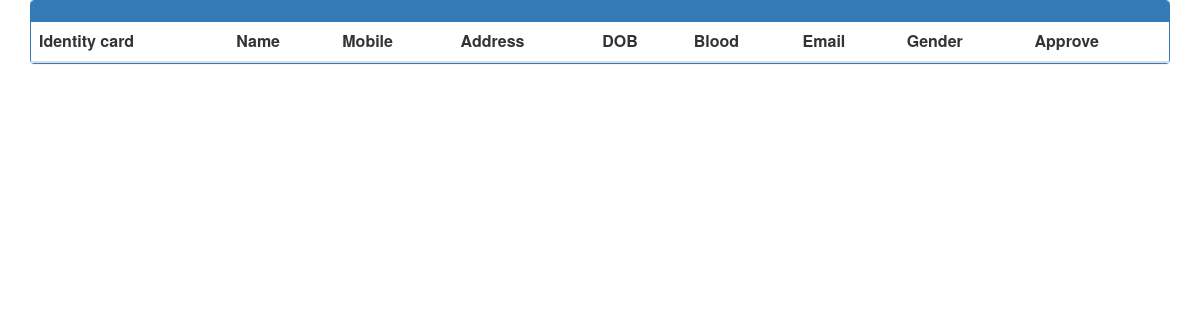
Before: /approve-worker with the older database file.
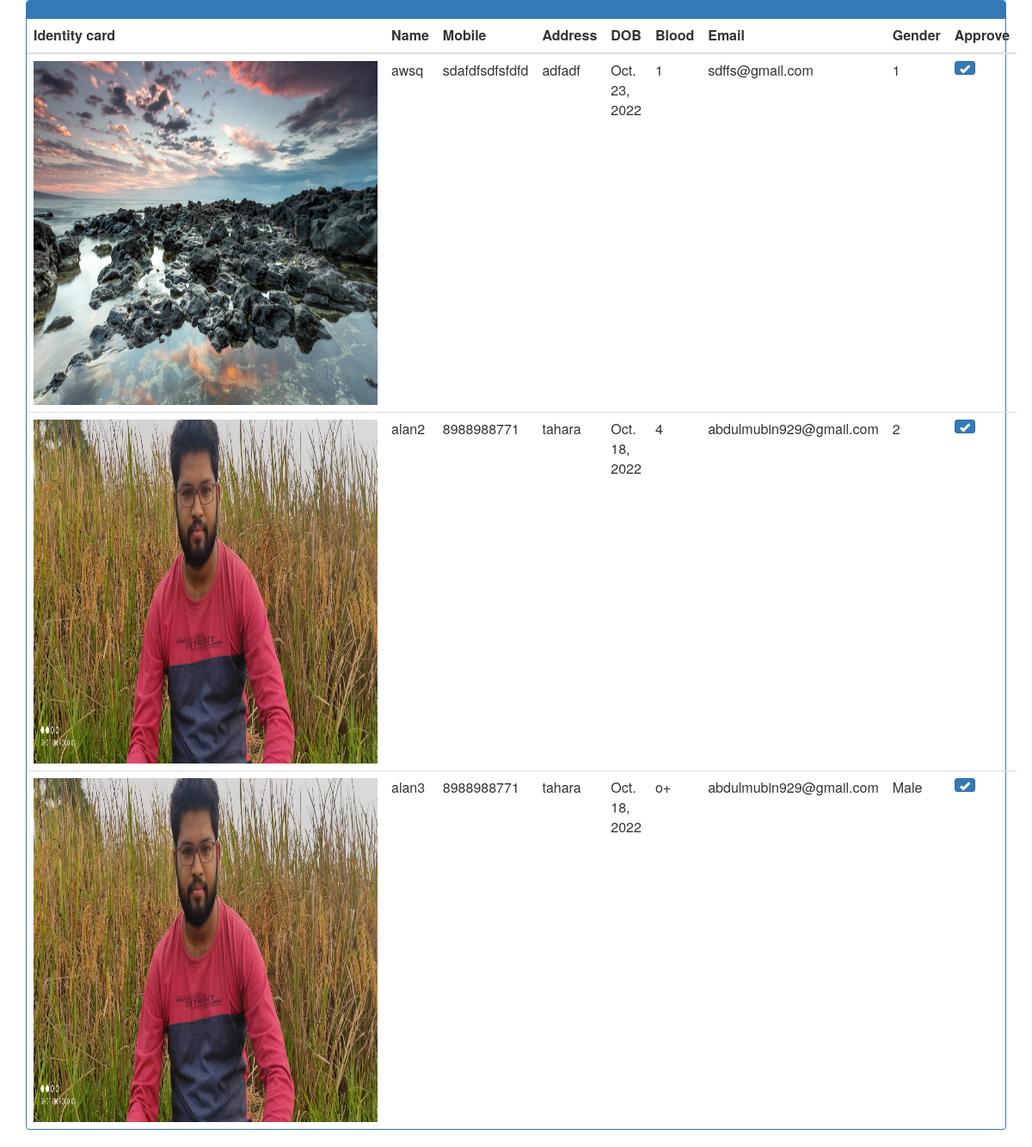
After: the same page with the newer database file.
### MWMapp/models.py (models this page shows)
class Worker(models.Model):
    user=models.OneToOneField(User,on_delete=models.CASCADE,null=True)
    profile_pic= models.ImageField(upload_to='profile_pic/CustomerProfilePic/',null=True,blank=True)
    address = models.CharField(max_length=40)
    mobile = models.CharField(max_length=20,null=False)
    status=models.BooleanField(default=False)
    dob = models.DateField(null=False)
    gender = models.CharField(
                                    max_length = 20,
                                    choices = GENDER_CHOICES,
                                    default = 'Male')
    blood = models.CharField(
                                    max_length = 20,
                                    choices = BLOOD_GROUP,
                                    default = 'A+')
    state = models.CharField(max_length=20,null=False)

### MWMapp/views.py (the view)
# urls.py: path('approve-worker', views.admin_approve_worker, name='approve-worker'),
def admin_approve_worker(request):
    doctors = models.Worker.objects.all().filter(status=False)
    return render(request, 'admin_approve_worker.html', {'doctors': doctors})

### MWMapp/templates/admin_approve_worker.html (shortened to what this page needs)
{% block content %}
{%load static%}
<head>
  <link href="//netdna.bootstrapcdn.com/bootstrap/3.0.0/css/bootstrap.min.css" rel="stylesheet" id="bootstrap-css">
</head>
<div class="container">
  <div class="panel panel-primary">
    <div class="panel-heading">
    </div>
    <table class="table table-hover" id="dev-table">
      <thead>
        <tr>
          <th>Identity card</th>
          <th>Name</th>
          <th>Mobile</th>
          <th>Address</th>
          <th>DOB</th>
          <th>Blood</th>
          <th>Email</th>
          <th>Gender</th>
          <th>Approve</th>
        </tr>
      </thead>
      {% for d in doctors %}
      <tr>
        <td> <img src="{% static d.profile_pic.url %}" alt="Profile Pic" height="400px" width="400px" /></td>
        <td>{{d.user}}</td>
        <td>{{d.mobile}}</td>
        <td>{{d.address}}</td>
        <td>{{d.dob}}</td>
        <td>{{d.blood}}</td>
        <td>{{d.user.email}}</td>
        <td>{{d.gender}}</td>
        <td><a class="btn btn-primary btn-xs" href="{% url 'approve' d.id  %}"><span class="glyphicon glyphicon-ok"></span></a></td>
      </tr>
      {% endfor %}
    </table>
  </div>
</div>
{% endblock content %}

### MWMapp/templates/admin_approve_worker.html (style rules this page uses)
a:link { text-decoration: none; }
td { width: 200px; }
tr { width: 200px; }

Changed rows visible on the page:
added Worker: profile_pic (picture), user "awsq", mobile "sdafdfsdfsfdfd", address "adfadf", dob "Oct. 23, 2022", blood "1", user.email "sdffs@gmail.com", gender "1"
added Worker: profile_pic (picture), user "alan2", mobile "8988988771", address "tahara", dob "Oct. 18, 2022", blood "4", user.email "abdulmubin929@gmail.com", gender "2"
added Worker: profile_pic (picture), user "alan3", mobile "8988988771", address "tahara", dob "Oct. 18, 2022", blood "o+", user.email "abdulmubin929@gmail.com", gender "Male"
